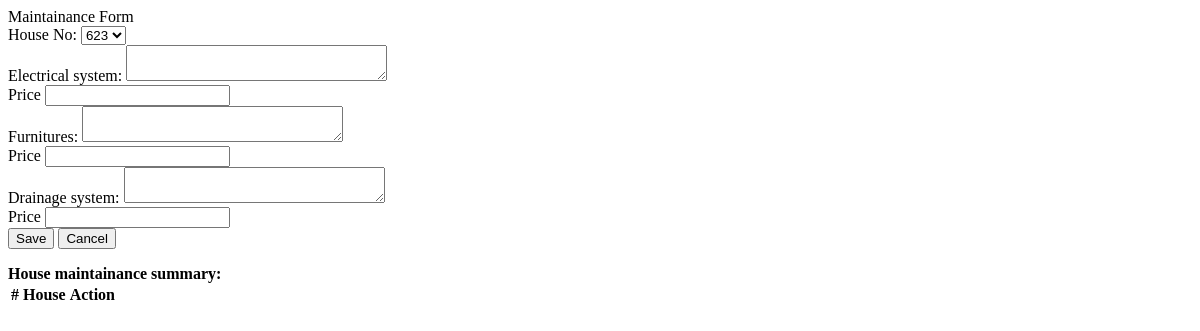
/maintainance.php, run on an earlier commit of the app's database.
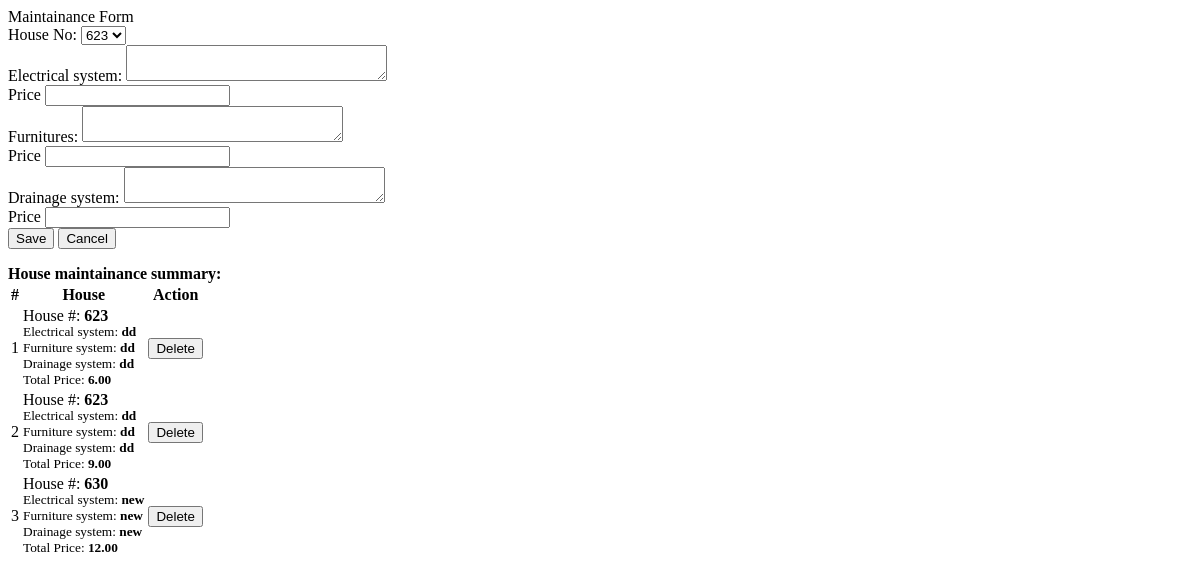
And on a later commit of the database.
### tables this page shows
CREATE TABLE IF NOT EXISTS `maintains` (
  `id` int(30) NOT NULL AUTO_INCREMENT,
  `house_no` varchar(50) NOT NULL,
  `electricity` varchar(100) NOT NULL,
  `e_price` double NOT NULL,
  `furniture` varchar(100) NOT NULL,
  `f_price` double NOT NULL,
  `drainage` varchar(100) NOT NULL,
  `d_price` double NOT NULL,
  `date_created` datetime NOT NULL DEFAULT CURRENT_TIMESTAMP,
  PRIMARY KEY (`id`)
);

### maintainance.php (the view, shortened to what this page needs)
<?php include('db_connect.php');?>
<div class="container-fluid">
	<div class="col-lg-12">
		<div class="row">
			<div class="col-md-4">
			<form action="" id="manage-house">
				<div class="card">
					<div class="card-header">
						    Maintainance Form
				  	</div>
					<div class="card-body">
							<div class="form-group">
								<label class="control-label">House No:</label>
                                <select name="house_no" id="" class="custom-select" required>
									<?php
									$categories = $conn->query("SELECT * FROM houses ");
									if($categories->num_rows > 0):
									while($row= $categories->fetch_assoc()) :
									?>
									<option value="<?php echo $row['house_no'] ?>"><?php echo $row['house_no'] ?></option>
								<?php endwhile; ?>
								<?php else: ?>
									<option selected="" value="" disabled="">Please check the house.</option>
								<?php endif; ?>
								</select>
							</div>
							<div class="form-group">
								<label for="" class="control-label">Electrical system:</label>
								<textarea name="description1" id="" cols="30" rows="2" class="form-control" required></textarea>
							</div>
							<div class="form-group">
								<label class="control-label">Price</label>
								<input type="number" class="form-control text-right" name="price1" step="any" required="">
							</div>
                            <div class="form-group">
								<label for="" class="control-label">Furnitures:</label>
								<textarea name="description2" id="" cols="30" rows="2" class="form-control" required></textarea>
							</div>
							<div class="form-group">
								<label class="control-label">Price</label>
								<input type="number" class="form-control text-right" name="price2" step="any" required="">
							</div>
                            <div class="form-group">
								<label for="" class="control-label">Drainage system:</label>
								<textarea name="description3" id="" cols="30" rows="2" class="form-control" required></textarea>
							</div>
							<div class="form-group">
								<label class="control-label">Price</label>
								<input type="number" class="form-control text-right" name="price3" step="any" required="">
							</div>
					</div>
					<div class="card-footer">
						<div class="row">
							<div class="col-md-12">
								<button class="btn btn-sm btn-primary col-sm-3 offset-md-3"> Save</button>
								<button class="btn btn-sm btn-default col-sm-3" type="reset" > Cancel</button>
							</div>
						</div>
					</div>
				</div>
			</form>
			</div>
			<div class="col-md-8">
				<div class="card">
					<div class="card-header">
						<b>House maintainance summary:</b>
					</div>
					<div class="card-body">
						<table class="table table-bordered table-hover">
							<thead>
								<tr>
									<th class="text-center">#</th>
									<th class="text-center">House</th>
									<th class="text-center">Action</th>
								</tr>
							</thead>
							<tbody>
								<?php
								$i = 1;
								$house=$conn->query("SELECT * FROM maintains");
								while($row=$house->fetch_assoc()):
								?>
								<tr>
									<td class="text-center"><?php echo $i++ ?></td>
									<td class="">
										<p>House #: <b><?php echo $row['house_no'] ?></b></p>
										<p><small>Electrical system: <b><?php echo $row['electricity'] ?></b></small></p>
										<p><small>Furniture system: <b><?php echo $row['furniture'] ?></b></small></p>
										<p><small>Drainage system: <b><?php echo $row['drainage'] ?></b></small></p>
										<p><small>Total Price: <b><?php echo number_format($row['e_price']+$row['f_price']+$row['d_price'],2) ?></b></small></p>
									</td>
									<td class="text-center">
										<button class="btn btn-sm btn-danger delete_house" type="button" data-id="<?php echo $row['id'] ?>">Delete</button>
									</td>
								</tr>
								<?php endwhile; ?>
							</tbody>
						</table>
					</div>
				</div>
			</div>
		</div>
	</div>
</div>

### maintainance.php (style rules this page uses)
td { vertical-align: middle !important; }
td p { margin: unset; padding: unset; line-height: 1em; }

What changed in the data, as far as the page shows it:
added maintains: house_no "623", electricity "dd", furniture "dd", drainage "dd", $row['e_price']+$row['f_price']+$row['d_price'] "6.00"
added maintains: house_no "623", electricity "dd", furniture "dd", drainage "dd", $row['e_price']+$row['f_price']+$row['d_price'] "9.00"
added maintains: house_no "630", electricity "new", furniture "new", drainage "new", $row['e_price']+$row['f_price']+$row['d_price'] "12.00"
